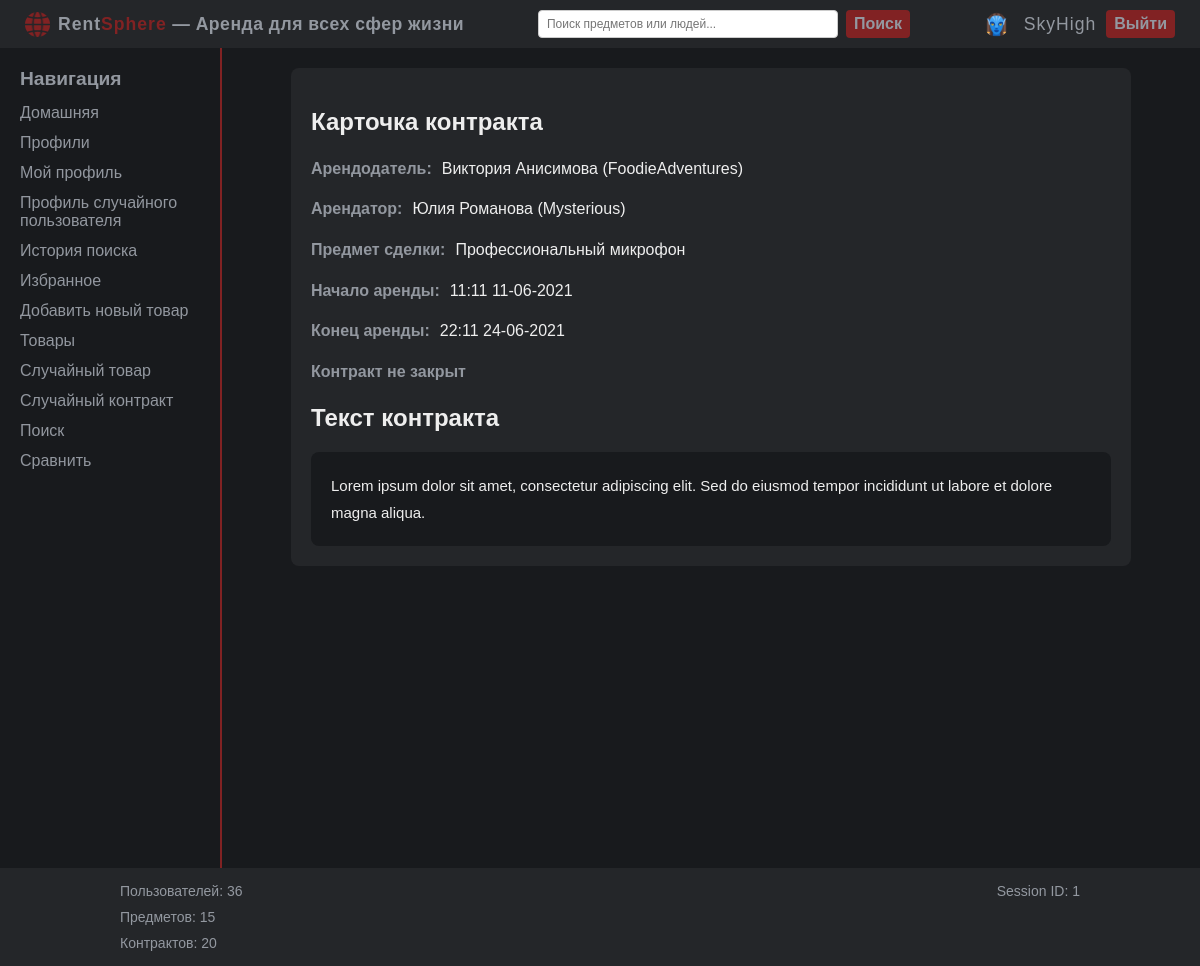
/contracts/8 (signed in), run on an earlier commit of the app's database.
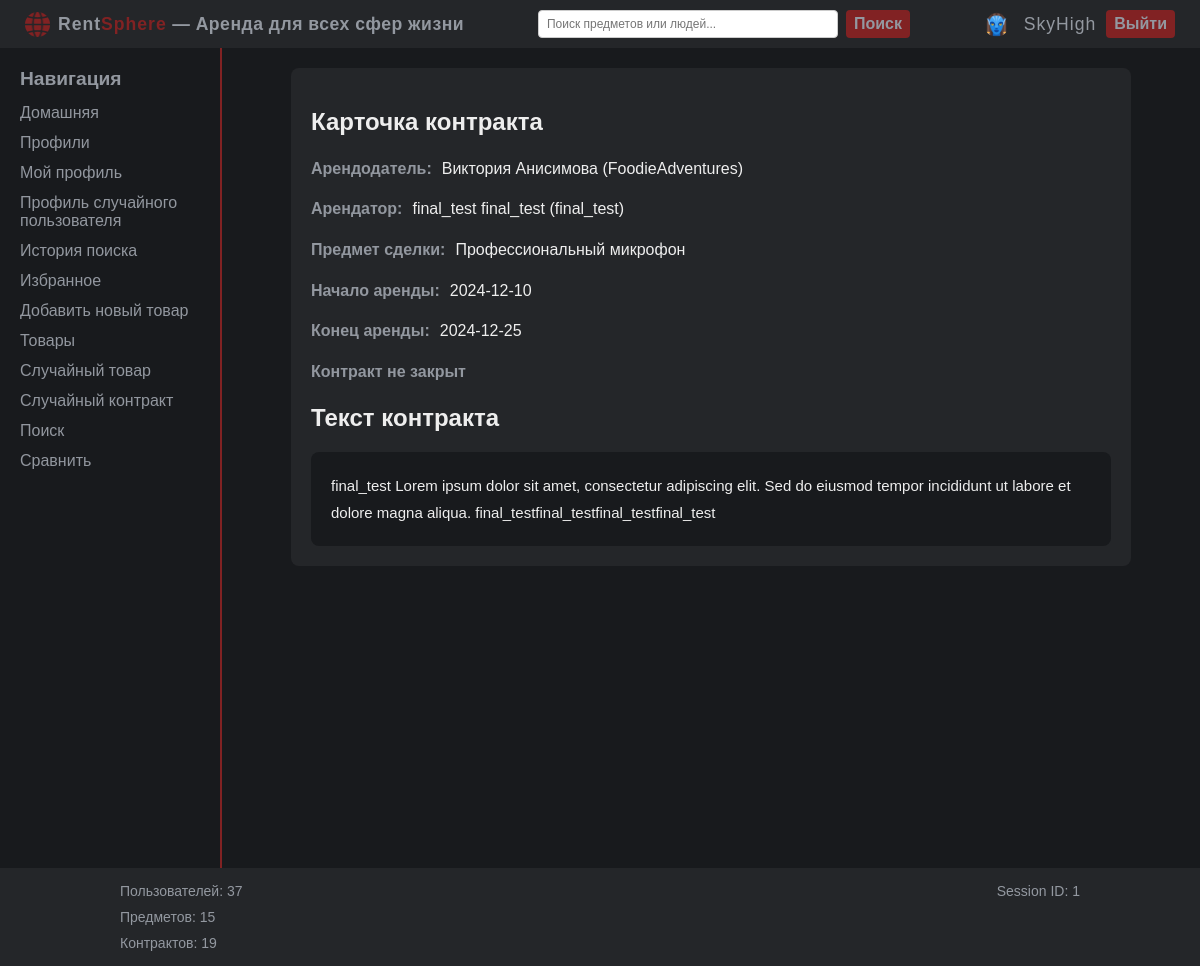
And on a later commit of the database.
### models.py (models this page shows, shortened)
class User(Base):
    __tablename__ = "users"
    id = Column(Integer, primary_key=True)
    login = Column(String(100), unique=True, nullable=False)
    password = Column(String(200), nullable=False)
    ipn = Column(Integer)
    first_name = Column(String(100))
    last_name = Column(String(100))
    phone_number = Column(String(20))
    email = Column(String(100), unique=True, nullable=False)
    avatar = Column(String(255))
    register_date = Column(Integer)
    compare_items = Column(types.JSON, default=[], nullable=True)
    items = relationship("Item", backref="owner_user")

class Contract(Base):
    __tablename__ = "contracts"
    item_id = Column(Integer, ForeignKey("items.id"), primary_key=True)
    text = Column(Integer)
    date_start = Column(String(100))
    date_end = Column(String(100))
    owner_id = Column(Integer, ForeignKey("users.id"))
    renter_id = Column(Integer, ForeignKey("users.id"))
    is_available = Column(Boolean)
    item = relationship("Item", backref="contracts")
    owner = relationship("User", foreign_keys=[owner_id])
    renter = relationship("User", foreign_keys=[renter_id])

### app.py (the view)
@app.route("/contracts/<item_id>", methods=["GET", "POST"])
@login_required
def contract_details(item_id):
    if request.method == "GET":
        if not session.get("user_id"):
            return redirect(url_for("login"))
        contract = models.Contract.query.get(item_id)
        if not contract:
            flash("Контракт не найден", "error-message")
            abort(404)
        owner_id = contract.owner_id
        renter_id = contract.renter_id
        item_owner = models.User.query.get(owner_id)
        item_renter = models.User.query.get(renter_id)
        item = models.Item.query.get(contract.item_id)
        return render_template("contract_details.html",
                               contract=contract,
                               item=item,
                               item_owner=item_owner,
                               item_renter=item_renter,
                               user=True)
    if request.method == "POST":
        return f"POST {item_id}"

### app.py (called while the page is built)
def login_required(func):
    @wraps(func)
    def wrapper(*args, **kwargs):
        user_id = session.get("user_id")
        if not user_id:
            return redirect(url_for("login"))
        return func(*args, **kwargs)
    return wrapper

@app.teardown_request
def teardown_request(exceptions=None):
    db_session.remove()

@app.context_processor
def stats_data():
    session_id = session.get("user_id")
    users_total = models.User.query.count()
    items_total = models.Item.query.count()
    contracts_total = models.Contract.query.count()
    stats = {"users_total": users_total,
             "items_total": items_total,
             "contracts_total": contracts_total,
             "session_id": session_id}
    return dict(stats=stats)

### templates/contract_details.html (shortened to what this page needs)
{% extends 'base.html' %}
{% block content %}
    {% if user %}
        <div class="contract-content">
            <h2>Карточка контракта</h2>
            <div class="item-info-field"><strong>Арендодатель:</strong>
                {% if item_owner %}
                    <span>{{ item_owner.first_name }} {{ item_owner.last_name }} ({{ item_owner.login }})</span>
                    {% else %}
                    <span>Неизвестен или удален</span>
                {% endif %}
            </div>
            <div class="item-info-field"><strong>Арендатор:</strong>
                {% if item_renter %}
                    <span>{{ item_renter.first_name }} {{ item_renter.last_name }} ({{ item_renter.login }})</span>
                    {% else %}
                    <span>Неизвестен или удален</span>
                {% endif %}
            </div>
            <div class="item-info-field"><strong>Предмет сделки:</strong>
                {% if item.name %}
                    <span>{{ item.name }}</span>
                    {% else %}
                    <span>Неизвестен или удален</span>
                {% endif %}</div>
            <div class="item-info-field"><strong>Начало аренды:</strong> <span>{{ contract.date_start }}</span></div>
            <div class="item-info-field"><strong>Конец аренды:</strong> <span>{{ contract.date_end }}</span></div>
            {% if contract.is_available == "False" %}
                <div class="item-info-field"><strong>Контракт закрыт, все условия выполнены</strong></div>
                {% else %}
                <div class="item-info-field"><strong>Контракт не закрыт</strong></div>
            {% endif %}
            <h2>Текст контракта</h2>
            <div class="contract-text-field">{{ contract.text }}</div>
        </div>
    {% else %}
        <div class="no-data">Контракт не найден или данные недоступны.</div>
    {% endif %}
{% endblock %}

### templates/base.html (shortened to what this page needs)
<!DOCTYPE html>
<html lang="ru">
<head>
    <link rel="stylesheet" href="{{ url_for('static', filename='css/styles.css') }}">
</head>
<body>
    <div class="layout">
        <div class="header">
            <div class="header-left">
                <img src="{{ url_for('static', filename='images/logo_red.png') }}" alt="Logo" class="logo">
                <span class="brand-name"><span class="rent">Rent</span><span class="sphere">Sphere</span> — Аренда для всех сфер жизни</span>
            </div>
            <form class="header-search" action="/search" method="GET">
                <input type="text" name="q" class="search-field" placeholder="Поиск предметов или людей...">
                <button type="submit" class="search-button">Поиск</button>
            </form>
            <div class="header-right">
                {% if not current_user.id %}
                    <a href="/login">Войти</a>
                    <a href="/register">Регистрация</a>
                {% else %}
                    <img src="{{ url_for('static', filename='images/default_avatar.png') }}" alt="Аватар" class="header-avatar">
                    <span class="header-user">{{ current_user.login }}</span>
                    <a href="/logout">Выйти</a>
                {% endif %}
            </div>
        </div>
        <div class="center-container">
            <div class="sidebar">
                <span>Навигация</span>
                {% if current_user.id %}
                    <a href="{{ url_for('index') }}">Домашняя</a>
                    <a href="/profiles">Профили</a>
                    <a href="{{ url_for('profile', user_id=current_user.id) }}">Мой профиль</a>
                    <a href="/profiles/random_user">Профиль случайного пользователя</a>
                    <a href="/search_history">История поиска</a>
                    <a href="/favourites">Избранное</a>
                    <a href="/items/add">Добавить новый товар</a>
                    <a href="/items">Товары</a>
                    <a href="/items/random_item_details">Случайный товар</a>
                    <a href="/contracts/random_contract">Случайный контракт</a>
                    <a href="/search">Поиск</a>
                    <a href="/compare">Сравнить</a>
                {% endif %}
            </div>
            <div class="content-area">
                {% block content %}{% endblock %}
            </div>
        </div>
        <div class="footer">
            <table class="stats-table">
                <tr>
                    <td class="left-col">Пользователей: {{ stats.users_total }}</td>
                    <td class="right-col">Session ID: {{ stats.session_id }}</td>
                </tr>
                <tr>
                    <td class="left-col">Предметов: {{ stats.items_total }}</td>
                    <td class="right-col"></td>
                </tr>
                <tr>
                    <td class="left-col">Контрактов: {{ stats.contracts_total }}</td>
                    <td class="right-col"></td>
                </tr>
            </table>
        </div>
    </div>
</body>
</html>

What changed in the data, as far as the page shows it:
no longer on this page (row unchanged): User: first_name "Юлия", last_name "Романова", login "Mysterious"
added User: first_name "final_test", last_name "final_test", login "final_test"
changed Contract: date_start "11:11 11-06-2021" → "2024-12-10"; date_end "22:11 24-06-2021" → "2024-12-25"; text "Lorem ipsum dolor sit amet, consectetur adipiscing elit. Sed do eiusmod tempor incididunt ut labore et dolore magna aliqua." → "final_test Lorem ipsum dolor sit amet, consectetur adipiscing elit. Sed do eiusmod tempor incididunt ut labore et dolore magna aliqua. final_testfinal_testfinal_testfinal_test"
Also different on the page:
{{ stats.users_total }}: "36" → "37"
{{ stats.contracts_total }}: "20" → "19"
